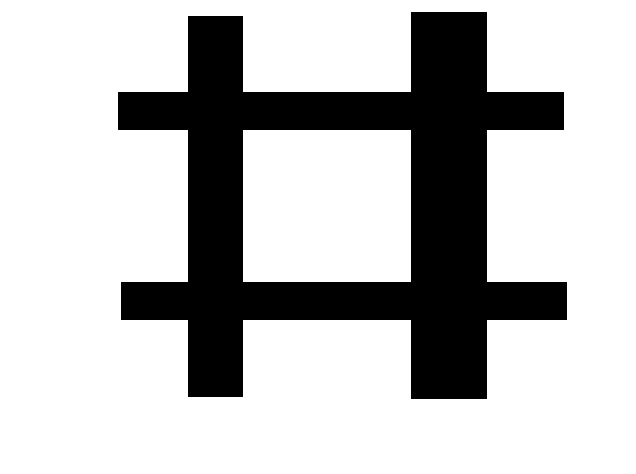
#> input picture scharr.bmp, 636 x 474 px
$ python 9.12.py   (older library calls are emulated)
#> lines starting #> are read from the running program, lines starting #| are printed output that depends on the picture; after the words box and inside, x2 and y2 are one past the last pixel; in counts of white or black regions, pixels touching at a corner belong together
import cv2

o = cv2.imread("../scharr.bmp", cv2.IMREAD_GRAYSCALE)
#> o: shape (474, 636); 75.4% white; 1 black region, box (x1, y1, x2, y2) and area: (118, 12, 567, 399) 74307
Scharrx = cv2.Sobel(o, cv2.CV_64F, 1, 0,-1)
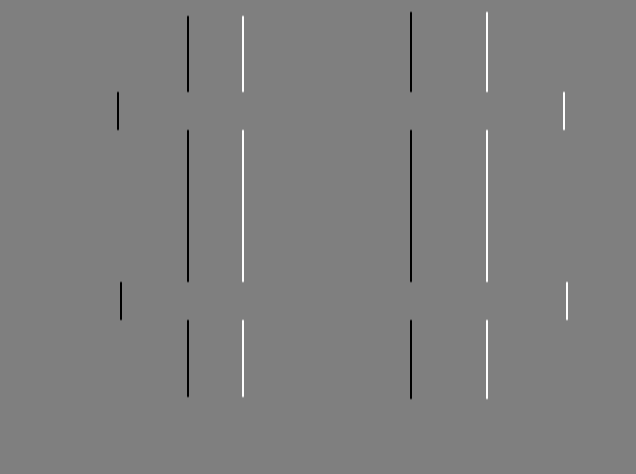
#> Scharrx: shape (474, 636) float64; min -1020, max 1020, mean 0; drawn with min black and max white
Scharry = cv2.Sobel(o, cv2.CV_64F, 0, 1,-1)
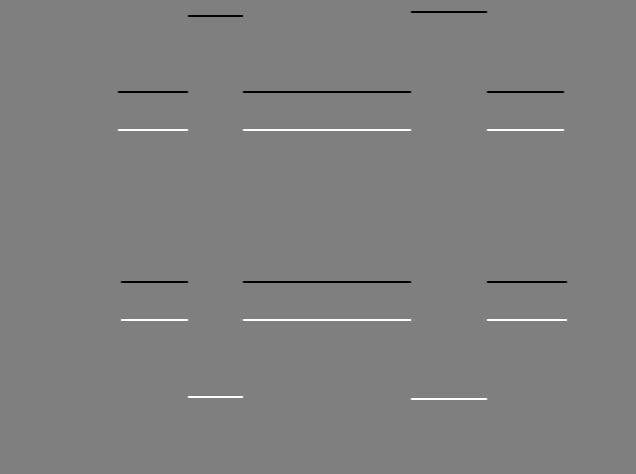
#> Scharry: shape (474, 636) float64; min -1020, max 1020, mean 0; drawn with min black and max white
Scharrx = cv2.convertScaleAbs(Scharrx)
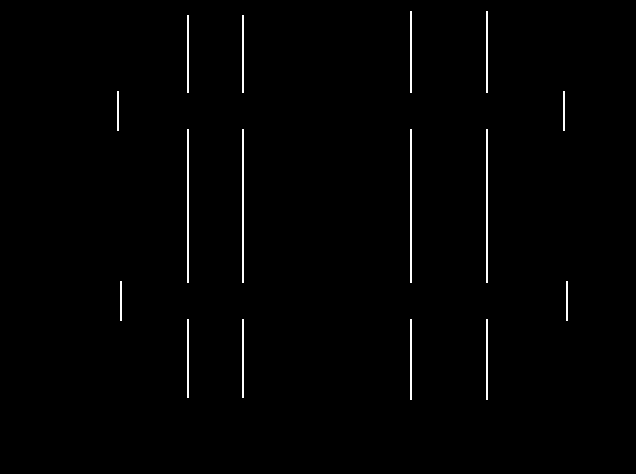
#> Scharrx: shape (474, 636); 0.94% white in thin lines or dots, all inside (x1, y1, x2, y2) = (117, 11, 568, 400)
Scharry = cv2.convertScaleAbs(Scharry)
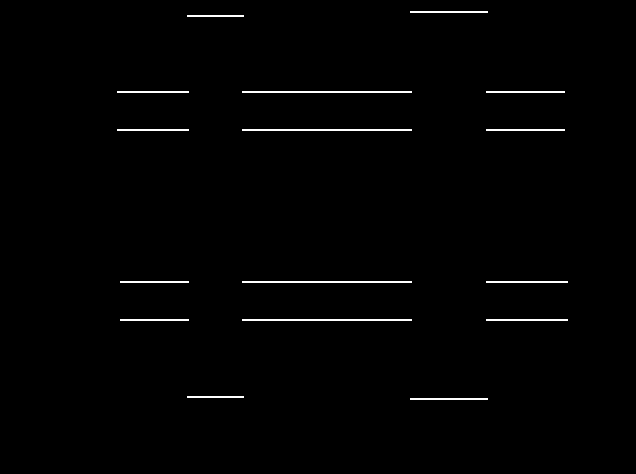
#> Scharry: shape (474, 636); 1% white in thin lines or dots, all inside (x1, y1, x2, y2) = (117, 11, 568, 400)
Scharrxy = cv2.addWeighted(Scharrx, 0.5, Scharry, 0.5, 0)
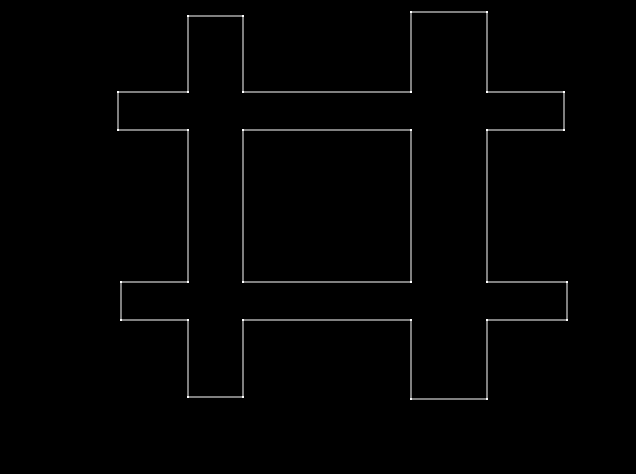
#> Scharrxy: shape (474, 636); min 0, max 255, mean 2.5
cv2.imshow("Original", o)
cv2.imshow("Scharr", Scharrxy)

cv2.waitKey(0)
cv2.destroyAllWindows()

$ run again, with 8.bmp copied over scharr.bmp
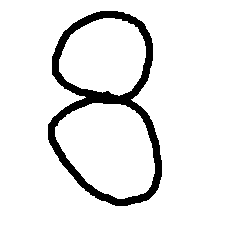
#> input picture 8.bmp, 240 x 240 px
#> o: shape (240, 240); 92.4% white; 1 black region, box (x1, y1, x2, y2) and area: (48, 11, 162, 206) 4395
#> `Scharry = cv2.Sobel(o, cv2.CV_64F, 0, 1,-1)`:
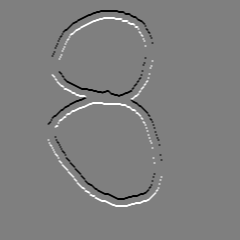
#> Scharry: shape (240, 240) float64; min -1020, max 1020, mean 0; drawn with min black and max white
#> `Scharry = cv2.convertScaleAbs(Scharry)`:
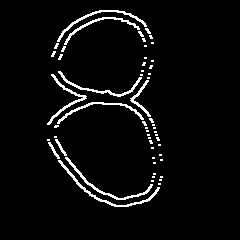
#> Scharry: shape (240, 240); 4.4% white in thin lines or dots, all inside (x1, y1, x2, y2) = (47, 10, 163, 207)

$ run again, with a.bmp copied over scharr.bmp
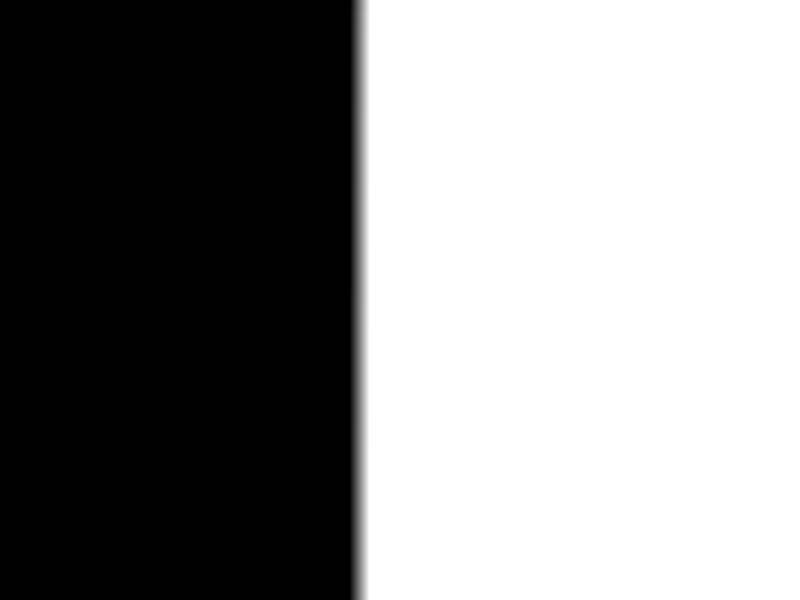
#> input picture a.bmp, 800 x 600 px
#> o is the input picture: shape (600, 800); min 0, max 255, mean 140.3
#> `Scharrx = cv2.Sobel(o, cv2.CV_64F, 1, 0,-1)`:
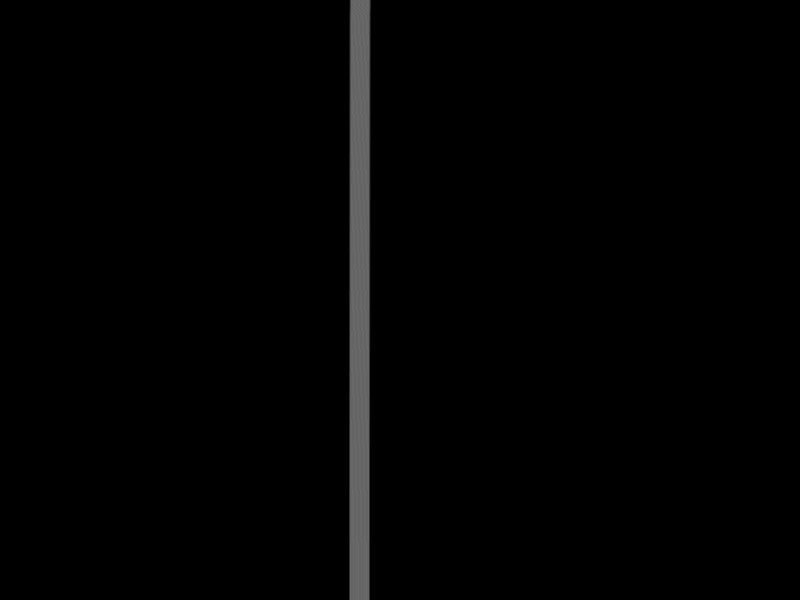
#> Scharrx: shape (600, 800) float64; min 0, max 104, mean 2.5
#> `Scharrxy = cv2.addWeighted(Scharrx, 0.5, Scharry, 0.5, 0)`:
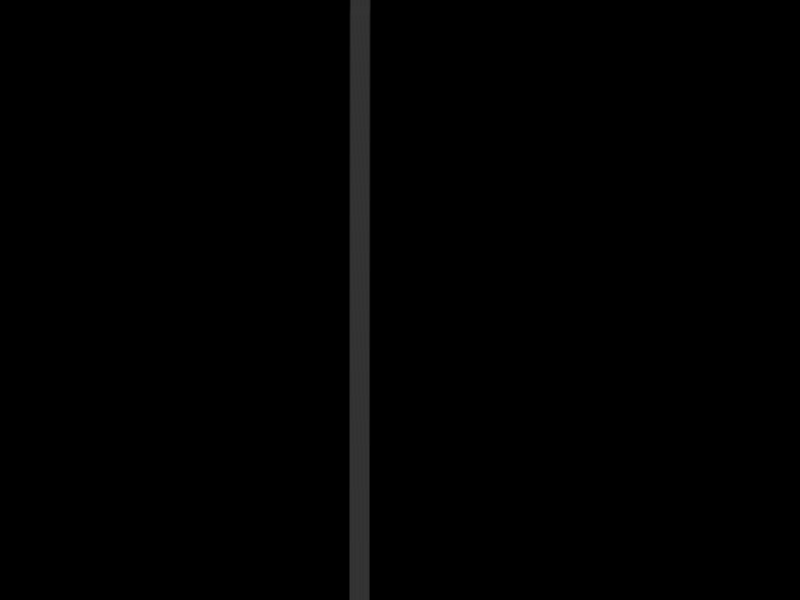
#> Scharrxy: shape (600, 800); min 0, max 53, mean 1.3
